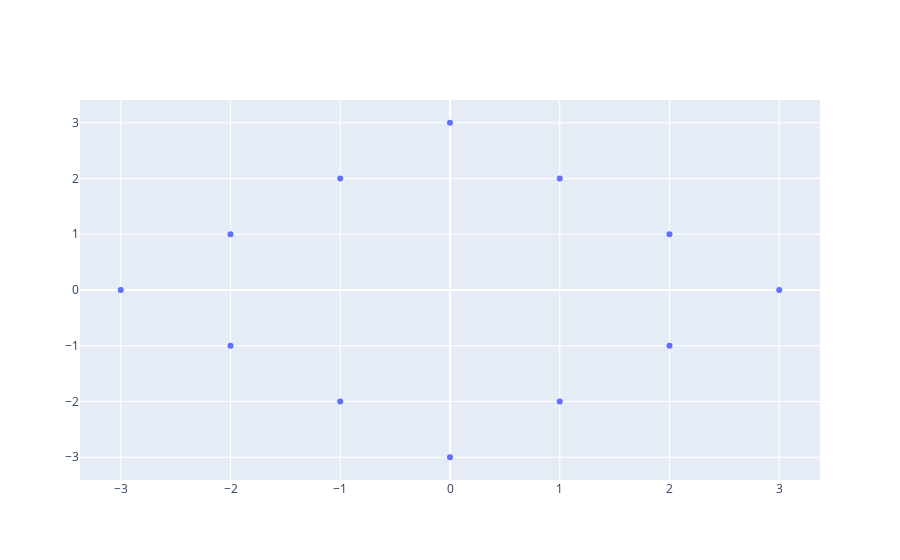

The cell this chart's notebook holds for it:
### Markdown cell above
Now here, we are still trying to minimize the sum of squared errors, but this time it is with the sum of the *absolute values* of the coefficients being equal to sum number.  Let's think about what this looks like graphically. Imagine that c = 3.  Then here are some values where the sum of the absolute values is 3.

### Code cell
import plotly.graph_objects as go
coords_at_three = [
    [0, 3], [1, 2], [2, 1], [3, 0],
    [0, -3], [1, -2], [2, -1],
    [-3, 0], [-2, 1], [-1, 2],
     [-2, -1], [-1, -2],
]

coords_at_two = [
    [0, 2], [1, 1], [2, 0],
    [0, -2], [1, -1],
    [-2, 0], [-1, 1],
     [-1, -1], [0, -2],
]

scatter_at_three = go.Scatter(x = [coords[0]for coords in coords_at_three],
                              y = [coords[1] for coords in coords_at_three], 
                              mode = 'markers', 
                              name = '$||theta || = 3$'
                             )
scatter_at_two = go.Scatter(x = [coords[0]for coords in coords_at_two], 
                            y = [coords[1] for coords in coords_at_two],
                            mode = 'markers', 
                            name = '$||theta || = 2$')
go.Figure(data = [scatter_at_three])

### Figure 1 — Plotly figure (JSON) as saved in the notebook; plotly's stock layout.template omitted (floating-point values rounded to 4 significant figures)
{"data": [{"mode": "markers", "name": "$||theta || = 3$", "type": "scatter", "x": [0, 1, 2, 3, 0, 1, 2, -3, -2, -1, -2, -1], "y": [3, 2, 1, 0, -3, -2, -1, 0, 1, 2, -1, -2]}], "layout": {"autosize": true, "xaxis": {"autorange": true, "range": [-3.381, 3.381], "type": "linear"}, "yaxis": {"autorange": true, "range": [-3.439, 3.439], "type": "linear"}}}
